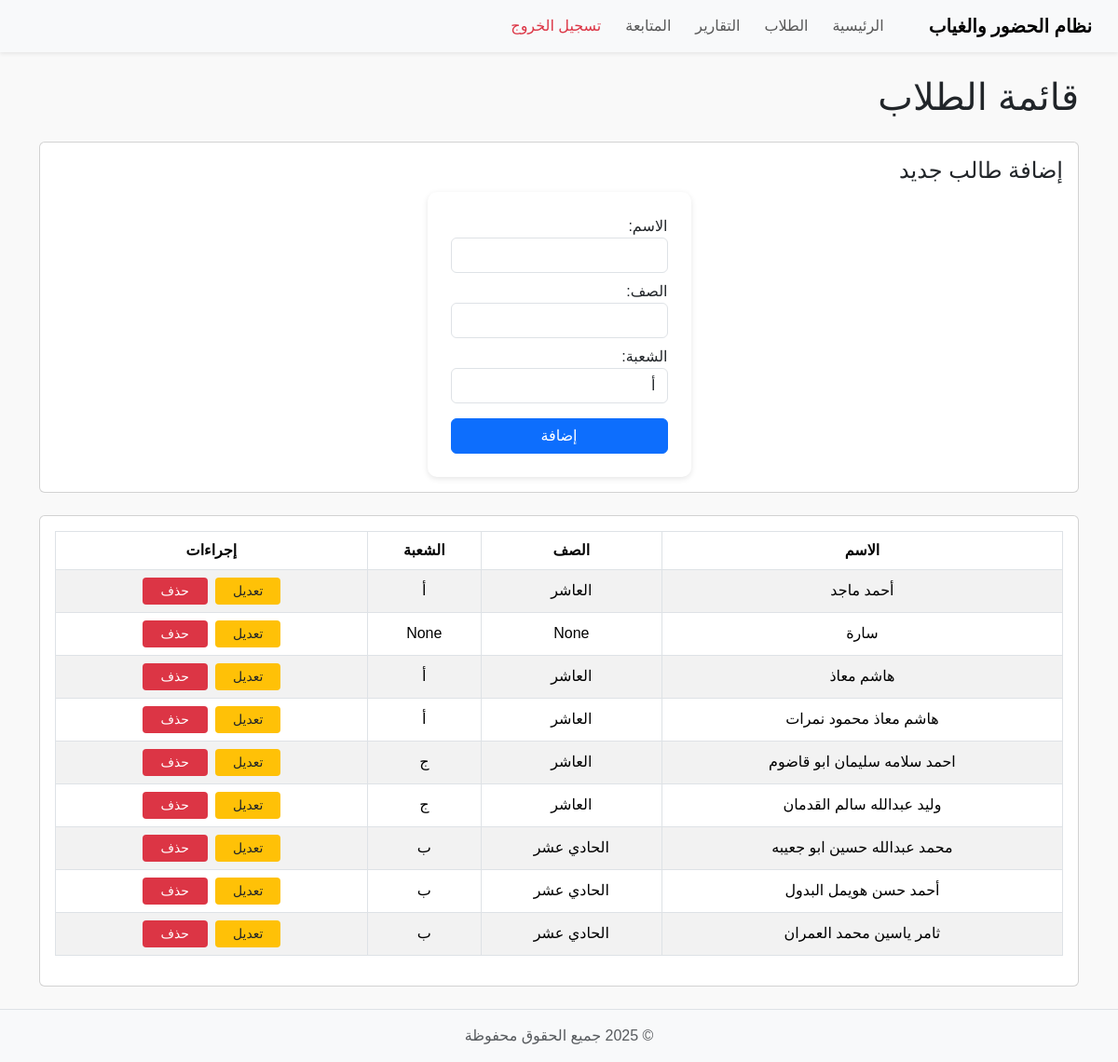
Before: /students with the older database file.
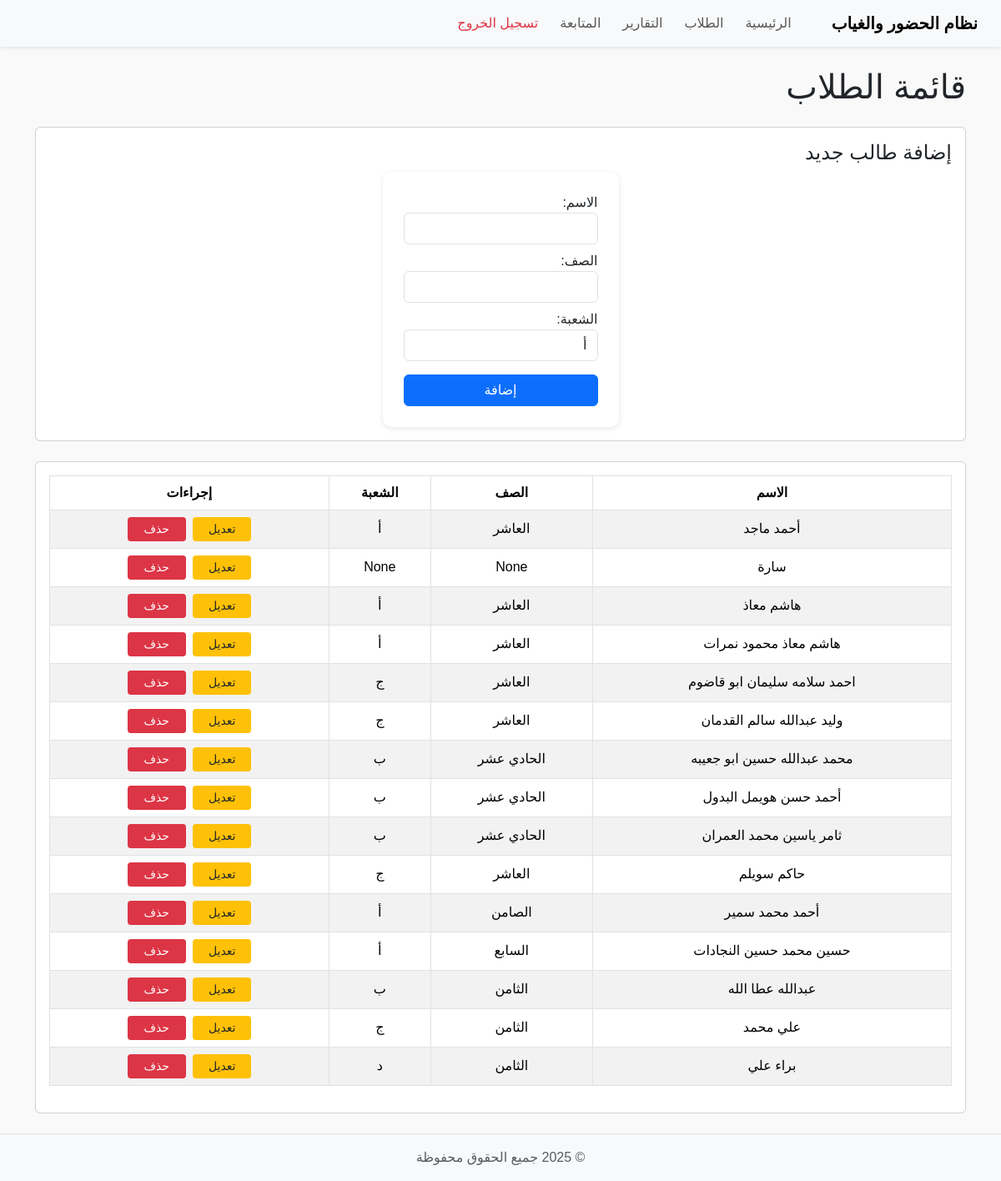
After: the same page with the newer database file.
### tables this page shows
CREATE TABLE students (
    id INTEGER PRIMARY KEY AUTOINCREMENT,
    student_name TEXT NOT NULL,
    username TEXT,
    password TEXT
, class_name TEXT, section TEXT);

### app.py (the view, shortened to what this page needs)
@app.route('/students', methods=['GET', 'POST'])
def students():
    conn = get_db_connection()
    students_list = conn.execute('SELECT * FROM students').fetchall()
    conn.close()
    return render_template('students.html', students=students_list)

### app.py (called while the page is built)
def get_db_connection():
    conn = sqlite3.connect('attendance.db')
    conn.row_factory = sqlite3.Row
    return conn

### templates/students.html (shortened to what this page needs)
{% include 'partials/header.html' %}
{% include 'partials/navbar.html' %}
<div class="container mt-4">
    <h1 class="mb-4">قائمة الطلاب</h1>
    <div class="card mb-4 p-3">
        <h4>إضافة طالب جديد</h4>
        <form method="POST" id="addStudentForm">
            <div class="mb-2">
                <label>الاسم:</label>
                <input type="text" name="student_name" required class="form-control">
            </div>
            <div class="mb-2">
                <label>الصف:</label>
                <input type="text" name="class_name" required class="form-control">
            </div>
            <div class="mb-2">
                <label>الشعبة:</label>
                <select name="section" required class="form-control">
                    <option value="أ">أ</option>
                </select>
            </div>
            <button type="submit" class="btn btn-primary mt-2">إضافة</button>
        </form>
    </div>
    <div class="card p-3">
        <table class="table table-bordered table-striped">
            <thead>
                <tr>
                    <th>الاسم</th>
                    <th>الصف</th>
                    <th>الشعبة</th>
                    <th>إجراءات</th>
                </tr>
            </thead>
            <tbody>
                {% for student in students %}
                <tr data-student-id="{{ student.id }}">
                    <td class="name">{{ student.student_name }}</td>
                    <td class="class">{{ student.class_name }}</td>
                    <td class="section">{{ student.section }}</td>
                    <td>
                        <button class="btn btn-sm btn-warning editBtn">تعديل</button>
                        <button class="btn btn-sm btn-danger deleteBtn">حذف</button>
                    </td>
                </tr>
                {% endfor %}
            </tbody>
        </table>
    </div>
</div>
{% include 'partials/footer.html' %}

### templates/partials/header.html (shortened to what this page needs)
<!DOCTYPE html>
<html lang="ar">
<head>
    <link href="https://cdn.jsdelivr.net/npm/bootstrap@5.3.2/dist/css/bootstrap.min.css" rel="stylesheet">
    <link type="text/css" rel="stylesheet" href="https://cdn.jsdelivr.net/npm/jsgrid@1.5.3/dist/jsgrid.min.css" />
    <link type="text/css" rel="stylesheet" href="https://cdn.jsdelivr.net/npm/jsgrid@1.5.3/dist/jsgrid-theme.min.css" />
    <link rel="stylesheet" href="{{ url_for('static', filename='css/style.css') }}?v=1.0">
</head>
<body>

### templates/partials/navbar.html (shortened to what this page needs)
<nav class="navbar navbar-expand-lg navbar-light bg-light shadow-sm">
  <div class="container-fluid">
    <a class="navbar-brand fw-bold" href="{{ url_for('dashboard') }}">نظام الحضور والغياب</a>
    <div class="collapse navbar-collapse" id="navbarNav">
      <ul class="navbar-nav ms-auto">
        <li class="nav-item">
          <a class="nav-link" href="{{ url_for('dashboard') }}">الرئيسية</a>
        </li>
        <li class="nav-item">
          <a class="nav-link" href="{{ url_for('students') }}">الطلاب</a>
        </li>
        <li class="nav-item">
          <a class="nav-link" href="{{ url_for('reports') }}">التقارير</a>
        </li>
        <li class="nav-item">
          <a class="nav-link" href="{{ url_for('tracking') }}">المتابعة</a>
        </li>
        <li class="nav-item">
          <a class="nav-link text-danger" href="{{ url_for('logout') }}">تسجيل الخروج</a>
        </li>
      </ul>
    </div>
  </div>
</nav>

### templates/partials/footer.html (shortened to what this page needs)
<footer class="bg-light text-center text-muted py-3 mt-4 border-top">
    © 2025 جميع الحقوق محفوظة
</footer>
</body>
</html>

### static/css/style.css (style rules this page uses)
html, body { height: 100%; margin: 0; padding: 0; }
body { font-family: 'Tajawal', sans-serif; background-color: #f9f9f9; direction: rtl; text-align: right; display: flex; flex-direction: column; min-height: 100vh; }
.navbar { width: 100% !important; padding-left: 0 !important; padding-right: 0 !important; }
.navbar .nav-link { margin-left: 10px; }
table { width: 100%; border-collapse: collapse; direction: rtl; }
th, td { text-align: center; padding: 10px; vertical-align: middle; }
th { background-color: #f8f9fa; }
td button { min-width: 70px; margin: 0 2px; }
.btn-warning { background-color: #ffc107; border: none; color: #212529; }
.btn-danger { background-color: #dc3545; border: none; }
footer { background-color: #f8f9fa; color: #6c757d; text-align: center; padding: 15px 0; border-top: 1px solid #dee2e6; width: 100%; margin-top: 50px; }
form { max-width: 400px; margin: 0 auto; background-color: #fff; padding: 25px; border-radius: 10px; box-shadow: 0 2px 6px rgba(0,0,0,0.1); }
form button { width: 100%; padding: 10px; margin-top: 10px; }

Changed rows visible on the page:
added students: student_name "حاكم سويلم", class_name "العاشر", section "ج"
added students: student_name "أحمد محمد سمير", class_name "الصامن", section "أ"
added students: student_name "حسين محمد حسين النجادات", class_name "السابع", section "أ"
added students: student_name "عبدالله عطا الله", class_name "الثامن", section "ب"
added students: student_name "علي محمد", class_name "الثامن", section "ج"
added students: student_name "براء علي", class_name "الثامن", section "د"
